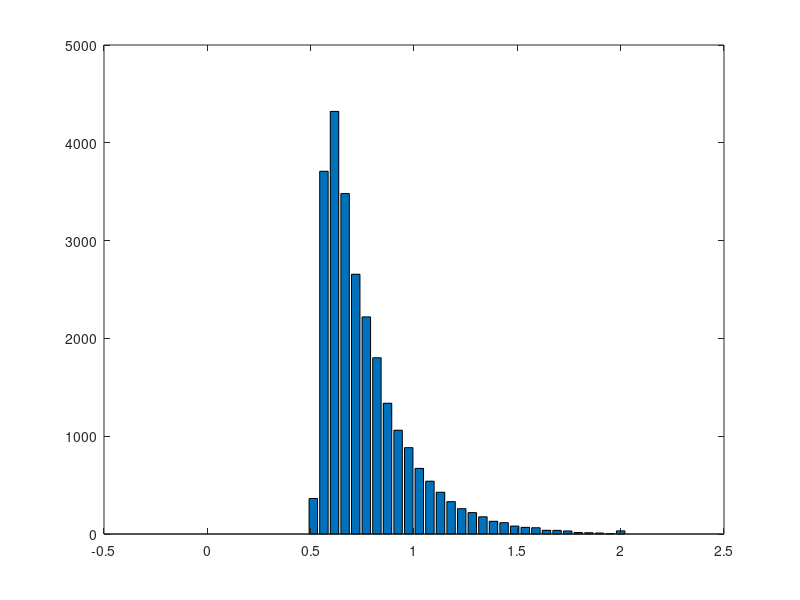

Source code (MATLAB): (Note: this script raises an error after producing the figure.)
clear; close all; clc;

%%
%fix step size
dt = 0.001;
%parameter 
ndt = 0.5; %NON-DECISION TIME
mu = 0.005;  %BY CONVENTION MU MUST BE POSITIVE 
sd = 1;   %THIS IS VARIABILITY WITHIN THE WALK.  KEEP FIXED AT 1. 
nsteps = 2500; %MAX LENGTH OF WALK.  INCREASE TILL WARNING GOES AWAY
ntrials = 500; %NUMBER OF RUNS
criterion = 1; %CORRECT BOUNDARY LOCATION, INCORRECT IS ZERO 
beta = 0.5; % NORMALIZED BIAS
bias = beta*criterion; %ACTUAL BIAS
total_err_pr = 0; % keep running sum of err probability
total_err_rt = 0; % use total_err_pr to normalize this value
%set random number seed 
rng(19680104);

figure
total_errorrt = []; % used for histogram, accumulate all error_trials

% loop over all 100 samples of drift rate (i.e. mu)
for i_ = 1:100
    % OUTPUT VARIABLES
    sample = zeros(1,nsteps+1);   %This is a single random draw from normal distribution
    path = zeros(ntrials,nsteps+1); %This is all the random walks
    rt = zeros(ntrials,1);  %These are the rts across trials 
    correct = zeros(ntrials,1); %This is accuracy data. ZERO IS WRONG, ONE IS RIGHT
    sampled_mu = normrnd(mu,0.002,[1,1]);
    if sampled_mu < 0
        sampled_mu
        "SHIT"
    end
    %LOOP OVER ntrials.  
    for j = 1:ntrials
        goodpath = 0;
        while goodpath == 0
            draw = normrnd(sampled_mu*dt,sd*sqrt(dt),[1,nsteps]);  %DRAW A WALK
            sample(1) = bias; %START AT BIAS
            sample(2:nsteps+1) = draw; 
            walk = cumsum(sample); %SUM THE WALK.   
            crossbnd = find((walk > criterion) |(walk < 0)); %TEST BOTH BOUNDARIES  
            if ~isempty(crossbnd) %TEST IF IT CROSSED ONE OF THE BOUNDARIES AT LEAST
                goodpath = 1; %WALK IS GOOD, SET TO 1 TO EXIT WHILE LOOP
                path(j,:) = walk; %SAVE THE WALK
            else
                display('Bad Walk') %NOTIFY BAD WALK AND DRAW AGAIN LOWER
            end;
        end;
        rt(j) = crossbnd(1);  %RT IS FIRST CROSSING
        if path(j,rt(j)) > criterion  %TEST IF CORRECT
            path(j,rt(j):end) = criterion; %SET THE REST OF WALK TO BOUNDARY
            correct(j) = 1; %INDICATE CORRECT TRIAL
        else %TRIALIS INCORRECT
            path(j,rt(j):end) = 0; %SET THE REST OF WALK TO ZERO. 
        end; 
        %Add Non-decision time
        rt(j) = rt(j) + ndt/dt;	
    end
    % need to weight average incorrect response times by relative probabilities of incorrect
    %convert rt to milliseconds
    rt = rt*dt;
    errorrt = rt(find(correct == 0));
    total_errorrt = [total_errorrt; errorrt];
    % this trial's avg
    avg_err_rt = mean(errorrt);
    err_pr = 1 - mean(correct);
    total_err_rt = total_err_rt + avg_err_rt * err_pr;
    total_err_pr = total_err_pr + err_pr;
end

bins = linspace(0,2,40);
[n1,x] = hist(total_errorrt, bins); 
h = bar(x, n1);

% avg now over all trials
% weighed mean err response time!
avg_err_rt = total_err_rt / total_err_pr
xline(avg_err_rt,'--b');
xlabel('Response Time')
ylabel('Number of Trials')
title('Error Trial RTs')
